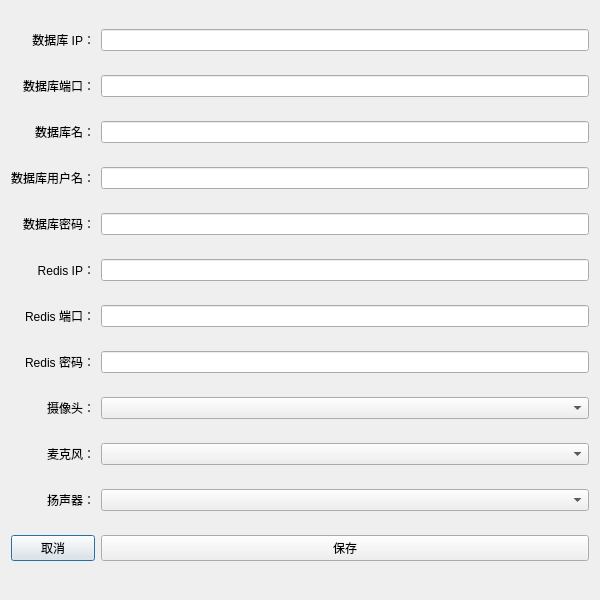
<?xml version="1.0" encoding="UTF-8"?>
<ui version="4.0">
 <class>SettingsWindow</class>
 <widget class="QDialog" name="SettingsWindow">
  <property name="geometry">
   <rect>
    <x>0</x>
    <y>0</y>
    <width>600</width>
    <height>600</height>
   </rect>
  </property>
  <property name="minimumSize">
   <size>
    <width>600</width>
    <height>600</height>
   </size>
  </property>
  <property name="maximumSize">
   <size>
    <width>600</width>
    <height>600</height>
   </size>
  </property>
  <property name="windowTitle">
   <string>设置</string>
  </property>
  <layout class="QGridLayout" name="gridLayout">
   <item row="1" column="1">
    <widget class="QLineEdit" name="DBPort"/>
   </item>
   <item row="3" column="0">
    <widget class="QLabel" name="label_4">
     <property name="text">
      <string>数据库用户名：</string>
     </property>
     <property name="alignment">
      <set>Qt::AlignRight|Qt::AlignTrailing|Qt::AlignVCenter</set>
     </property>
    </widget>
   </item>
   <item row="8" column="0">
    <widget class="QLabel" name="label_9">
     <property name="text">
      <string>摄像头：</string>
     </property>
     <property name="alignment">
      <set>Qt::AlignRight|Qt::AlignTrailing|Qt::AlignVCenter</set>
     </property>
    </widget>
   </item>
   <item row="9" column="0">
    <widget class="QLabel" name="label_10">
     <property name="text">
      <string>麦克风：</string>
     </property>
     <property name="alignment">
      <set>Qt::AlignRight|Qt::AlignTrailing|Qt::AlignVCenter</set>
     </property>
    </widget>
   </item>
   <item row="8" column="1">
    <widget class="QComboBox" name="Camera"/>
   </item>
   <item row="7" column="1">
    <widget class="QLineEdit" name="RedisPassword"/>
   </item>
   <item row="5" column="0">
    <widget class="QLabel" name="label_6">
     <property name="text">
      <string>Redis IP：</string>
     </property>
     <property name="alignment">
      <set>Qt::AlignRight|Qt::AlignTrailing|Qt::AlignVCenter</set>
     </property>
    </widget>
   </item>
   <item row="6" column="0">
    <widget class="QLabel" name="label_7">
     <property name="text">
      <string>Redis 端口：</string>
     </property>
     <property name="alignment">
      <set>Qt::AlignRight|Qt::AlignTrailing|Qt::AlignVCenter</set>
     </property>
    </widget>
   </item>
   <item row="4" column="1">
    <widget class="QLineEdit" name="DBPassword"/>
   </item>
   <item row="1" column="0">
    <widget class="QLabel" name="label_2">
     <property name="text">
      <string>数据库端口：</string>
     </property>
     <property name="alignment">
      <set>Qt::AlignRight|Qt::AlignTrailing|Qt::AlignVCenter</set>
     </property>
    </widget>
   </item>
   <item row="10" column="0">
    <widget class="QLabel" name="label_11">
     <property name="text">
      <string>扬声器：</string>
     </property>
     <property name="alignment">
      <set>Qt::AlignRight|Qt::AlignTrailing|Qt::AlignVCenter</set>
     </property>
    </widget>
   </item>
   <item row="2" column="1">
    <widget class="QLineEdit" name="DBName"/>
   </item>
   <item row="4" column="0">
    <widget class="QLabel" name="label_5">
     <property name="text">
      <string>数据库密码：</string>
     </property>
     <property name="alignment">
      <set>Qt::AlignRight|Qt::AlignTrailing|Qt::AlignVCenter</set>
     </property>
    </widget>
   </item>
   <item row="10" column="1">
    <widget class="QComboBox" name="Speaker"/>
   </item>
   <item row="5" column="1">
    <widget class="QLineEdit" name="RedisIP"/>
   </item>
   <item row="0" column="1">
    <widget class="QLineEdit" name="DBIP"/>
   </item>
   <item row="9" column="1">
    <widget class="QComboBox" name="Microphone"/>
   </item>
   <item row="6" column="1">
    <widget class="QLineEdit" name="RedisPort"/>
   </item>
   <item row="2" column="0">
    <widget class="QLabel" name="label_3">
     <property name="text">
      <string>数据库名：</string>
     </property>
     <property name="alignment">
      <set>Qt::AlignRight|Qt::AlignTrailing|Qt::AlignVCenter</set>
     </property>
    </widget>
   </item>
   <item row="3" column="1">
    <widget class="QLineEdit" name="DBUsername"/>
   </item>
   <item row="0" column="0">
    <widget class="QLabel" name="label">
     <property name="text">
      <string>数据库 IP：</string>
     </property>
     <property name="alignment">
      <set>Qt::AlignRight|Qt::AlignTrailing|Qt::AlignVCenter</set>
     </property>
    </widget>
   </item>
   <item row="7" column="0">
    <widget class="QLabel" name="label_8">
     <property name="text">
      <string>Redis 密码：</string>
     </property>
     <property name="alignment">
      <set>Qt::AlignRight|Qt::AlignTrailing|Qt::AlignVCenter</set>
     </property>
    </widget>
   </item>
   <item row="11" column="0">
    <widget class="QPushButton" name="cancelPushButton">
     <property name="text">
      <string>取消</string>
     </property>
    </widget>
   </item>
   <item row="11" column="1">
    <widget class="QPushButton" name="savePushButton">
     <property name="text">
      <string>保存</string>
     </property>
    </widget>
   </item>
  </layout>
 </widget>
 <tabstops>
  <tabstop>DBIP</tabstop>
  <tabstop>DBPort</tabstop>
  <tabstop>DBName</tabstop>
  <tabstop>DBUsername</tabstop>
  <tabstop>DBPassword</tabstop>
  <tabstop>RedisIP</tabstop>
  <tabstop>RedisPort</tabstop>
  <tabstop>RedisPassword</tabstop>
  <tabstop>Camera</tabstop>
  <tabstop>Microphone</tabstop>
  <tabstop>Speaker</tabstop>
  <tabstop>savePushButton</tabstop>
  <tabstop>cancelPushButton</tabstop>
 </tabstops>
 <resources/>
 <connections/>
</ui>
